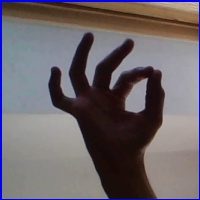
#> input picture images/asl_alphabet_test/F_test.jpg, 200 x 200 px
$ python -i canny_detector.py   (imports and definitions only)
#> lines starting #> are read from the running program, lines starting #| are printed output that depends on the picture
#> further down, picture is the input picture: shape (200, 200, 3); mean B, G, R 106, 100.8, 108.5
import cv2
import numpy as np

def apply_canny_edge_detection(image):
  # Gray scale
  gray = cv2.cvtColor(image, cv2.COLOR_BGR2GRAY)
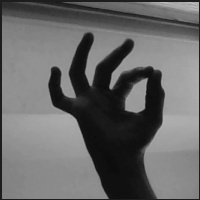
#> gray: shape (200, 200); min 11, max 192, mean 103.7
  # Reduce noise
  blurred = cv2.GaussianBlur(image, (5, 5), 0)
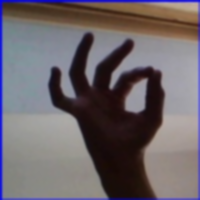
#> blurred: shape (200, 200, 3); mean B, G, R 106, 101.2, 108.9
  # Erosion (emphasize edge lines)
  eroded = cv2.erode(blurred, np.ones((3, 3), np.uint8))
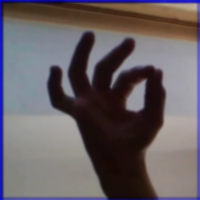
#> eroded: shape (200, 200, 3); mean B, G, R 99.5, 95.2, 102.9
  # Canny (with sensitive thresholds)
  edge_detected = cv2.Canny(eroded, 30, 60)
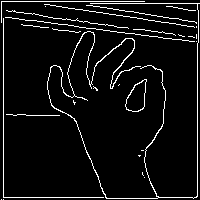
#> edge_detected: shape (200, 200); 6.3% white in thin lines or dots
  return edge_detected

>>> import cv2
>>> picture = cv2.imread('images/asl_alphabet_test/F_test.jpg')
>>> result = apply_canny_edge_detection(picture)
